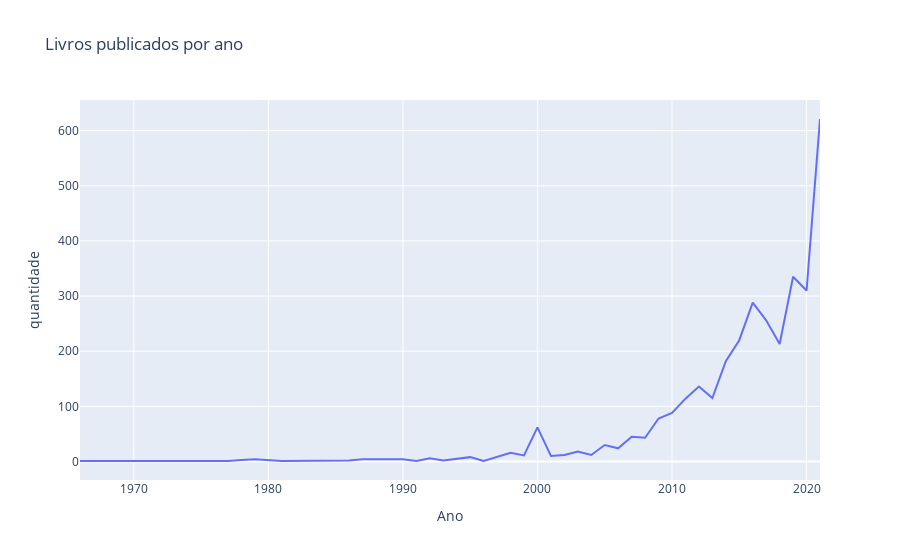

The code cell stored with this chart in its notebook:
### Code cell
ano_dist = df['Ano'].value_counts().reset_index(name='quantidade').sort_values(by='index').rename(columns={'index':'Ano'})
fig = px.line(ano_dist, x="Ano", y="quantidade", title='Livros publicados por ano')
fig.show()

### Figure 1 — Plotly figure (JSON) as saved in the notebook; plotly's stock layout.template omitted (floating-point values rounded to 4 significant figures)
{"data": [{"hovertemplate": "Ano=%{x}<br>quantidade=%{y}<extra></extra>", "legendgroup": "", "line": {"color": "#636efa", "dash": "solid"}, "mode": "lines", "name": "", "orientation": "v", "showlegend": false, "type": "scatter", "x": [1966, 1967, 1976, 1977, 1978, 1979, 1981, 1982, 1984, 1986, 1987, 1988, 1989, 1990, 1991, 1992, 1993, 1994, 1995, 1996, 1997, 1998, 1999, 2000, 2001, 2002, 2003, 2004, 2005, 2006, 2007, 2008, 2009, 2010, 2011, 2012, 2013, 2014, 2015, 2016, 2017, 2018, 2019, 2020, 2021], "xaxis": "x", "y": [1, 1, 2, 1, 3, 4, 1, 1, 2, 2, 4, 4, 4, 4, 1, 6, 2, 5, 8, 1, 9, 16, 11, 62, 10, 12, 18, 12, 30, 24, 45, 43, 78, 88, 114, 136, 115, 182, 220, 288, 256, 213, 335, 310, 621], "yaxis": "y"}], "layout": {"legend": {"tracegroupgap": 0}, "title": {"text": "Livros publicados por ano"}, "xaxis": {"anchor": "y", "domain": [0, 1], "title": {"text": "Ano"}}, "yaxis": {"anchor": "x", "domain": [0, 1], "title": {"text": "quantidade"}}}}
